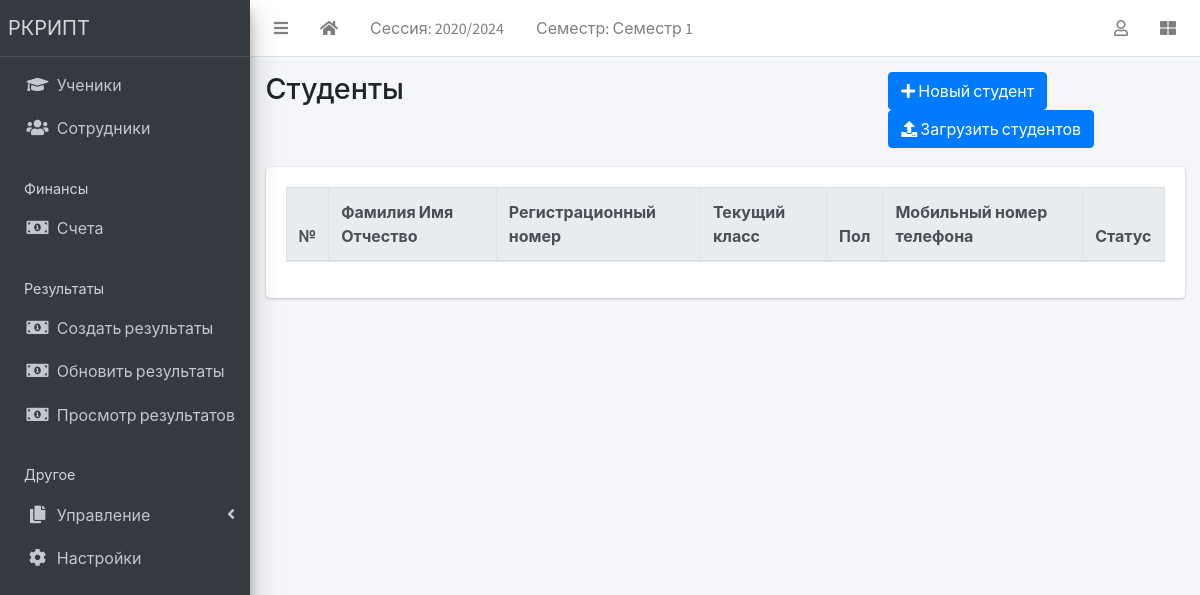
The app's page /student/list (signed in) with its own data.
### apps/corecode/models.py (models this page shows, shortened)
class AcademicSession(models.Model):
    name = models.CharField(max_length=200, unique=True)
    current = models.BooleanField(default=True)
    class Meta:
        ordering = ["-name"]

class AcademicTerm(models.Model):
    name = models.CharField(max_length=20, unique=True)
    current = models.BooleanField(default=True)
    class Meta:
        ordering = ["name"]

class SiteConfig(models.Model):
    key = models.SlugField()
    value = models.CharField(max_length=200)

### apps/students/views.py (the view)
# urls.py: path("list", StudentListView.as_view(), name="student-list"),
class StudentListView(LoginRequiredMixin, ListView):
    model = Student
    template_name = "students/student_list.html"

### apps/corecode/context_processors.py (called while the page is built)
def site_defaults(request):
    current_session = AcademicSession.objects.get(current=True)
    current_term = AcademicTerm.objects.get(current=True)
    vals = SiteConfig.objects.all()
    contexts = {
        "current_session": current_session.name,
        "current_term": current_term.name,
    }
    for val in vals:
        contexts[val.key] = val.value
    return contexts

### apps/students/templates/students/student_list.html (shortened to what this page needs)
{% extends 'base.html' %}
{% block title %}Студенты{% endblock title %}
{% block breadcrumb %}
<a class="btn btn-primary" href="{% url 'student-create' %}"><i
    class="fas fa-plus"></i> Новый студент</a>
<a class="btn btn-primary" href="{% url 'student-upload' %}"><i
    class="fas fa-upload"></i> Загрузить студентов</a>
{% endblock breadcrumb %}
{% block content %}
  <div class="table-responsive">
    <table id="studenttable" class="table table-bordered table-hover" data-page-length='100'>
      <thead class="thead-light">
        <tr>
          <th>№</th>
          <th>Фамилия Имя Отчество</th>
          <th>Регистрационный номер</th>
          <th>Текущий класс</th>
          <th>Пол</th>
          <th>Мобильный номер телефона</th>
          <th>Статус</th>
        </tr>
      </thead>
    </table>
  </div>
{% endblock content %}

### templates/base.html (shortened to what this page needs)
{% load static %}
<!DOCTYPE html>
<html lang="ru">
<head>
  <link rel="stylesheet" href="{% static 'plugins/fontawesome-free/css/all.min.css' %}">
  <link rel="stylesheet" href="{% static 'plugins/toastr/toastr.min.css' %}">
  <link rel="stylesheet" href="{% static 'plugins/overlayScrollbars/css/OverlayScrollbars.min.css' %}">
  <link rel="stylesheet" href="{% static 'plugins/Datatables/datatables.min.css' %}" />
  <link rel="stylesheet" href="{% static 'dist/css/adminlte.min.css' %}">
</head>
<body class="hold-transition sidebar-mini layout-fixed layout-navbar-fixed layout-footer-fixed">
  <div class="wrapper">
    <nav class="main-header navbar navbar-expand navbar-white navbar-light">
      <ul class="navbar-nav">
        <li class="nav-item">
          <a class="nav-link" data-widget="pushmenu" href="#" role="button"><i class="fas fa-bars"></i></a>
        </li>
        <li class="nav-item d-none d-sm-inline-block">
          <a href="{% url 'home' %} " class="nav-link"><i class="fa fa-home"></i></a>
        </li>
        <li class="nav-item d-none d-sm-inline-block">
          <a href="{% url 'current-session' %}" class="nav-link">Сессия: {{ current_session }}</a>
        </li>
        <li class="nav-item d-none d-sm-inline-block">
          <a href="{% url 'current-session' %}" class="nav-link">Семестр: {{ current_term }}</a>
        </li>
      </ul>
      <ul class="navbar-nav ml-auto">
        <li class="nav-item dropdown">
          <a class="nav-link" data-toggle="dropdown" href="#">
            <i class="far fa-user"></i>
          </a>
        </li>
        <li class="nav-item">
          <a class="nav-link" data-widget="control-sidebar" data-slide="true" href="#" role="button"><i class="fas fa-th-large"></i></a>
        </li>
      </ul>
    </nav>
    <aside class="main-sidebar sidebar-dark-primary elevation-4">
      <a href="{% url 'home' %}" class="brand-link">{{ school_name | default:"Моя Школа" }}</a>
      <div class="sidebar">
        <nav class="mt-2">
          <ul class="nav nav-pills nav-sidebar flex-column" data-widget="treeview" role="menu" data-accordion="false">
            <li class="nav-item">
              <a href="{% url 'student-list' %}" class="nav-link">
                <i class="nav-icon fas fa-graduation-cap"></i>
                <p>Ученики</p>
              </a>
            </li>
            <li class="nav-item">
              <a href="{% url 'staff-list' %}" class="nav-link">
                <i class="nav-icon fas fa-users"></i>
                <p>Сотрудники</p>
              </a>
            </li>
            <li class="nav-header">Финансы</li>
            <li class="nav-item">
              <a href="{% url 'invoice-list' %}" class="nav-link">
                <i class="nav-icon fas fa-money-bill-alt"></i>
                <p>Счета</p>
              </a>
            </li>
            <li class="nav-header">Результаты</li>
            <li class="nav-item">
              <a href="{% url 'create-result' %}" class="nav-link">
                <i class="nav-icon fas fa-money-bill-alt"></i>
                <p>Создать результаты</p>
              </a>
            </li>
            <li class="nav-item">
              <a href="{% url 'edit-results' %}" class="nav-link">
                <i class="nav-icon fas fa-money-bill-alt"></i>
                <p>Обновить результаты</p>
              </a>
            </li>
            <li class="nav-item">
              <a href="{% url 'view-results' %}" class="nav-link">
                <i class="nav-icon fas fa-money-bill-alt"></i>
                <p>Просмотр результатов</p>
              </a>
            </li>
            <li class="nav-header">Другое</li>
            <li class="nav-item has-treeview">
              <a href="#" class="nav-link">
                <i class="nav-icon fas fa-copy"></i>
                <p>Управление<i class="fas fa-angle-left right"></i></p>
              </a>
            </li>
            <li class="nav-item">
              <a href="{% url 'configs' %}" class="nav-link">
                <i class="nav-icon fas fa-cog"></i>
                <p>Настройки</p>
              </a>
            </li>
          </ul>
        </nav>
      </div>
    </aside>
    <div class="content-wrapper">
      <section class="content-header">
        <div class="container-fluid">
          <div class="row mb-1">
            <div class="col-sm-8">
              <h1>{% block title %}{% endblock title %}</h1>
            </div>
            <div class="col-sm-4">
              <ol class="breadcrumb float-sm-right">
                <li class="breadcrumb-item">{% block breadcrumb %}{% endblock breadcrumb %}</li>
              </ol>
            </div>
          </div>
        </div>
      </section>
      <section class="content">
        <div class="container-fluid">
          <div class="row">
            <div class="col-md-12">
              {% block fullcard %}
              <div class="card">
                <div class="card-body">
                  <div class="row">
                    <div class="col">
                      {% block content %}{% endblock content %}
                    </div>
                  </div>
                </div>
              </div>
              {% endblock fullcard %}
            </div>
          </div>
        </div>
      </section>
    </div>
  </div>
</body>
</html>

### records on screen
AcademicSession: name "2020/2024"
AcademicTerm: name "Семестр 1"
SiteConfig: value "РКРИПТ"
